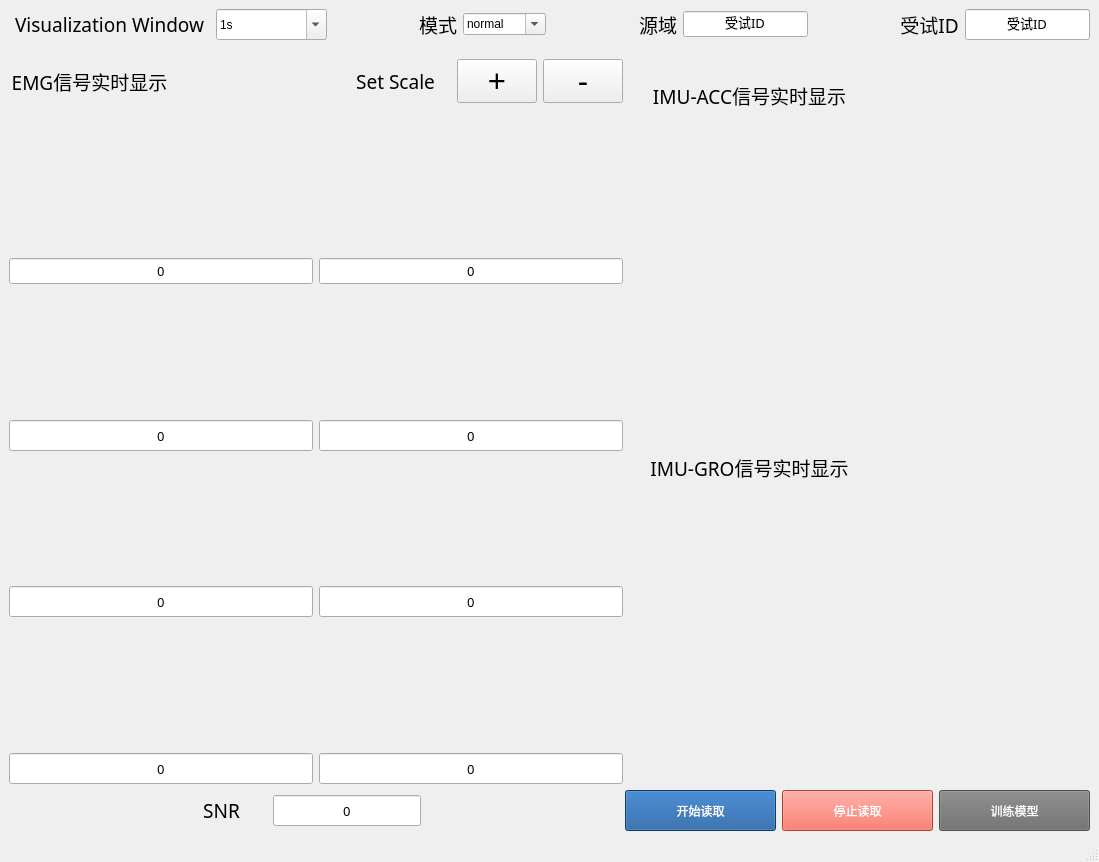
<?xml version="1.0" encoding="UTF-8"?>
<ui version="4.0">
 <class>MainWindow</class>
 <widget class="QMainWindow" name="MainWindow">
  <property name="geometry">
   <rect>
    <x>0</x>
    <y>0</y>
    <width>1099</width>
    <height>862</height>
   </rect>
  </property>
  <property name="windowTitle">
   <string>MainWindow</string>
  </property>
  <widget class="QWidget" name="centralwidget">
   <layout class="QGridLayout" name="gridLayout_2">
    <item row="0" column="0">
     <layout class="QGridLayout" name="gridLayout" columnstretch="4,3">
      <item row="0" column="0" colspan="2">
       <layout class="QHBoxLayout" name="horizontalLayout_6">
        <item>
         <widget class="QLabel" name="label_9">
          <property name="minimumSize">
           <size>
            <width>201</width>
            <height>31</height>
           </size>
          </property>
          <property name="font">
           <font>
            <family>Adobe Heiti Std</family>
            <pointsize>14</pointsize>
           </font>
          </property>
          <property name="text">
           <string>Visualization Window</string>
          </property>
          <property name="alignment">
           <set>Qt::AlignCenter</set>
          </property>
         </widget>
        </item>
        <item>
         <widget class="QComboBox" name="WindowLen">
          <property name="minimumSize">
           <size>
            <width>111</width>
            <height>31</height>
           </size>
          </property>
          <property name="font">
           <font>
            <weight>50</weight>
            <bold>false</bold>
           </font>
          </property>
          <property name="editable">
           <bool>true</bool>
          </property>
          <property name="currentText">
           <string>1s</string>
          </property>
          <property name="currentIndex">
           <number>1</number>
          </property>
          <item>
           <property name="text">
            <string>0.1s</string>
           </property>
          </item>
          <item>
           <property name="text">
            <string>1s</string>
           </property>
          </item>
          <item>
           <property name="text">
            <string>10s</string>
           </property>
          </item>
         </widget>
        </item>
        <item>
         <spacer name="horizontalSpacer_9">
          <property name="orientation">
           <enum>Qt::Horizontal</enum>
          </property>
          <property name="sizeHint" stdset="0">
           <size>
            <width>68</width>
            <height>20</height>
           </size>
          </property>
         </spacer>
        </item>
        <item>
         <widget class="QLabel" name="label_10">
          <property name="font">
           <font>
            <family>Adobe Heiti Std</family>
            <pointsize>14</pointsize>
           </font>
          </property>
          <property name="text">
           <string>模式</string>
          </property>
          <property name="alignment">
           <set>Qt::AlignCenter</set>
          </property>
         </widget>
        </item>
        <item>
         <widget class="QComboBox" name="comboBox_2">
          <property name="font">
           <font>
            <weight>50</weight>
            <bold>false</bold>
           </font>
          </property>
          <property name="editable">
           <bool>true</bool>
          </property>
          <property name="currentText">
           <string>normal</string>
          </property>
          <item>
           <property name="text">
            <string>normal</string>
           </property>
          </item>
          <item>
           <property name="text">
            <string>cross-day</string>
           </property>
          </item>
         </widget>
        </item>
        <item>
         <spacer name="horizontalSpacer_3">
          <property name="orientation">
           <enum>Qt::Horizontal</enum>
          </property>
          <property name="sizeHint" stdset="0">
           <size>
            <width>58</width>
            <height>20</height>
           </size>
          </property>
         </spacer>
        </item>
        <item>
         <widget class="QLabel" name="label_11">
          <property name="font">
           <font>
            <family>Adobe Heiti Std</family>
            <pointsize>14</pointsize>
           </font>
          </property>
          <property name="text">
           <string>源域</string>
          </property>
          <property name="alignment">
           <set>Qt::AlignCenter</set>
          </property>
         </widget>
        </item>
        <item>
         <widget class="QLineEdit" name="source">
          <property name="font">
           <font>
            <family>Adobe Heiti Std</family>
            <pointsize>10</pointsize>
           </font>
          </property>
          <property name="text">
           <string>受试ID</string>
          </property>
          <property name="alignment">
           <set>Qt::AlignCenter</set>
          </property>
         </widget>
        </item>
        <item>
         <spacer name="horizontalSpacer_4">
          <property name="orientation">
           <enum>Qt::Horizontal</enum>
          </property>
          <property name="sizeHint" stdset="0">
           <size>
            <width>40</width>
            <height>20</height>
           </size>
          </property>
         </spacer>
        </item>
        <item>
         <widget class="QLabel" name="label_4">
          <property name="font">
           <font>
            <family>Adobe Heiti Std</family>
            <pointsize>14</pointsize>
           </font>
          </property>
          <property name="text">
           <string>受试ID</string>
          </property>
          <property name="alignment">
           <set>Qt::AlignCenter</set>
          </property>
         </widget>
        </item>
        <item>
         <widget class="QLineEdit" name="SubjectID">
          <property name="minimumSize">
           <size>
            <width>0</width>
            <height>31</height>
           </size>
          </property>
          <property name="maximumSize">
           <size>
            <width>16777215</width>
            <height>31</height>
           </size>
          </property>
          <property name="font">
           <font>
            <family>Adobe Heiti Std</family>
            <pointsize>10</pointsize>
           </font>
          </property>
          <property name="text">
           <string>受试ID</string>
          </property>
          <property name="alignment">
           <set>Qt::AlignCenter</set>
          </property>
         </widget>
        </item>
       </layout>
      </item>
      <item row="1" column="0">
       <layout class="QVBoxLayout" name="verticalLayout_13">
        <item>
         <layout class="QHBoxLayout" name="horizontalLayout_7">
          <item>
           <widget class="QLabel" name="label_2">
            <property name="minimumSize">
             <size>
              <width>161</width>
              <height>71</height>
             </size>
            </property>
            <property name="font">
             <font>
              <family>Adobe Heiti Std</family>
              <pointsize>14</pointsize>
             </font>
            </property>
            <property name="text">
             <string>EMG信号实时显示</string>
            </property>
            <property name="alignment">
             <set>Qt::AlignCenter</set>
            </property>
           </widget>
          </item>
          <item>
           <spacer name="horizontalSpacer_2">
            <property name="orientation">
             <enum>Qt::Horizontal</enum>
            </property>
            <property name="sizeHint" stdset="0">
             <size>
              <width>38</width>
              <height>20</height>
             </size>
            </property>
           </spacer>
          </item>
          <item>
           <widget class="QLabel" name="label_8">
            <property name="minimumSize">
             <size>
              <width>111</width>
              <height>31</height>
             </size>
            </property>
            <property name="font">
             <font>
              <family>Adobe Heiti Std</family>
              <pointsize>14</pointsize>
             </font>
            </property>
            <property name="text">
             <string>Set Scale</string>
            </property>
            <property name="alignment">
             <set>Qt::AlignCenter</set>
            </property>
           </widget>
          </item>
          <item>
           <widget class="QPushButton" name="plus">
            <property name="minimumSize">
             <size>
              <width>41</width>
              <height>31</height>
             </size>
            </property>
            <property name="font">
             <font>
              <pointsize>23</pointsize>
             </font>
            </property>
            <property name="text">
             <string>+</string>
            </property>
           </widget>
          </item>
          <item>
           <widget class="QPushButton" name="minus">
            <property name="minimumSize">
             <size>
              <width>41</width>
              <height>31</height>
             </size>
            </property>
            <property name="font">
             <font>
              <pointsize>23</pointsize>
             </font>
            </property>
            <property name="text">
             <string>-</string>
            </property>
           </widget>
          </item>
         </layout>
        </item>
        <item>
         <layout class="QVBoxLayout" name="verticalLayout_9">
          <item>
           <layout class="QHBoxLayout" name="horizontalLayout" stretch="1,1">
            <item>
             <layout class="QVBoxLayout" name="verticalLayout">
              <item>
               <widget class="PlotWidget" name="EMG1" native="true">
                <property name="minimumSize">
                 <size>
                  <width>211</width>
                  <height>111</height>
                 </size>
                </property>
               </widget>
              </item>
              <item>
               <widget class="QLineEdit" name="SNR1">
                <property name="sizePolicy">
                 <sizepolicy hsizetype="Preferred" vsizetype="Fixed">
                  <horstretch>0</horstretch>
                  <verstretch>0</verstretch>
                 </sizepolicy>
                </property>
                <property name="font">
                 <font>
                  <family>Adobe Heiti Std</family>
                  <pointsize>10</pointsize>
                 </font>
                </property>
                <property name="text">
                 <string>0</string>
                </property>
                <property name="alignment">
                 <set>Qt::AlignCenter</set>
                </property>
               </widget>
              </item>
             </layout>
            </item>
            <item>
             <layout class="QVBoxLayout" name="verticalLayout_2">
              <item>
               <widget class="PlotWidget" name="EMG2" native="true">
                <property name="minimumSize">
                 <size>
                  <width>211</width>
                  <height>111</height>
                 </size>
                </property>
               </widget>
              </item>
              <item>
               <widget class="QLineEdit" name="SNR2">
                <property name="font">
                 <font>
                  <family>Adobe Heiti Std</family>
                  <pointsize>10</pointsize>
                 </font>
                </property>
                <property name="text">
                 <string>0</string>
                </property>
                <property name="alignment">
                 <set>Qt::AlignCenter</set>
                </property>
               </widget>
              </item>
             </layout>
            </item>
           </layout>
          </item>
          <item>
           <layout class="QHBoxLayout" name="horizontalLayout_2" stretch="1,1">
            <item>
             <layout class="QVBoxLayout" name="verticalLayout_3">
              <item>
               <widget class="PlotWidget" name="EMG3" native="true">
                <property name="minimumSize">
                 <size>
                  <width>211</width>
                  <height>111</height>
                 </size>
                </property>
               </widget>
              </item>
              <item>
               <widget class="QLineEdit" name="SNR3">
                <property name="minimumSize">
                 <size>
                  <width>111</width>
                  <height>31</height>
                 </size>
                </property>
                <property name="font">
                 <font>
                  <family>Adobe Heiti Std</family>
                  <pointsize>10</pointsize>
                 </font>
                </property>
                <property name="text">
                 <string>0</string>
                </property>
                <property name="alignment">
                 <set>Qt::AlignCenter</set>
                </property>
               </widget>
              </item>
             </layout>
            </item>
            <item>
             <layout class="QVBoxLayout" name="verticalLayout_4">
              <item>
               <widget class="PlotWidget" name="EMG4" native="true">
                <property name="minimumSize">
                 <size>
                  <width>211</width>
                  <height>111</height>
                 </size>
                </property>
               </widget>
              </item>
              <item>
               <widget class="QLineEdit" name="SNR4">
                <property name="minimumSize">
                 <size>
                  <width>111</width>
                  <height>31</height>
                 </size>
                </property>
                <property name="font">
                 <font>
                  <family>Adobe Heiti Std</family>
                  <pointsize>10</pointsize>
                 </font>
                </property>
                <property name="text">
                 <string>0</string>
                </property>
                <property name="alignment">
                 <set>Qt::AlignCenter</set>
                </property>
               </widget>
              </item>
             </layout>
            </item>
           </layout>
          </item>
          <item>
           <layout class="QHBoxLayout" name="horizontalLayout_3" stretch="1,1">
            <item>
             <layout class="QVBoxLayout" name="verticalLayout_5">
              <item>
               <widget class="PlotWidget" name="EMG5" native="true">
                <property name="minimumSize">
                 <size>
                  <width>211</width>
                  <height>111</height>
                 </size>
                </property>
               </widget>
              </item>
              <item>
               <widget class="QLineEdit" name="SNR5">
                <property name="minimumSize">
                 <size>
                  <width>111</width>
                  <height>31</height>
                 </size>
                </property>
                <property name="font">
                 <font>
                  <family>Adobe Heiti Std</family>
                  <pointsize>10</pointsize>
                 </font>
                </property>
                <property name="text">
                 <string>0</string>
                </property>
                <property name="alignment">
                 <set>Qt::AlignCenter</set>
                </property>
               </widget>
              </item>
             </layout>
            </item>
            <item>
             <layout class="QVBoxLayout" name="verticalLayout_6">
              <item>
               <widget class="PlotWidget" name="EMG6" native="true">
                <property name="minimumSize">
                 <size>
                  <width>211</width>
                  <height>111</height>
                 </size>
                </property>
               </widget>
              </item>
              <item>
               <widget class="QLineEdit" name="SNR6">
                <property name="minimumSize">
                 <size>
                  <width>111</width>
                  <height>31</height>
                 </size>
                </property>
                <property name="font">
                 <font>
                  <family>Adobe Heiti Std</family>
                  <pointsize>10</pointsize>
                 </font>
                </property>
                <property name="text">
                 <string>0</string>
                </property>
                <property name="alignment">
                 <set>Qt::AlignCenter</set>
                </property>
               </widget>
              </item>
             </layout>
            </item>
           </layout>
          </item>
          <item>
           <layout class="QHBoxLayout" name="horizontalLayout_4" stretch="1,1">
            <item>
             <layout class="QVBoxLayout" name="verticalLayout_7">
              <item>
               <widget class="PlotWidget" name="EMG7" native="true">
                <property name="minimumSize">
                 <size>
                  <width>211</width>
                  <height>111</height>
                 </size>
                </property>
               </widget>
              </item>
              <item>
               <widget class="QLineEdit" name="SNR7">
                <property name="minimumSize">
                 <size>
                  <width>111</width>
                  <height>31</height>
                 </size>
                </property>
                <property name="font">
                 <font>
                  <family>Adobe Heiti Std</family>
                  <pointsize>10</pointsize>
                 </font>
                </property>
                <property name="text">
                 <string>0</string>
                </property>
                <property name="alignment">
                 <set>Qt::AlignCenter</set>
                </property>
               </widget>
              </item>
             </layout>
            </item>
            <item>
             <layout class="QVBoxLayout" name="verticalLayout_8">
              <item>
               <widget class="PlotWidget" name="EMG8" native="true">
                <property name="minimumSize">
                 <size>
                  <width>211</width>
                  <height>111</height>
                 </size>
                </property>
               </widget>
              </item>
              <item>
               <widget class="QLineEdit" name="SNR8">
                <property name="minimumSize">
                 <size>
                  <width>111</width>
                  <height>31</height>
                 </size>
                </property>
                <property name="font">
                 <font>
                  <family>Adobe Heiti Std</family>
                  <pointsize>10</pointsize>
                 </font>
                </property>
                <property name="text">
                 <string>0</string>
                </property>
                <property name="alignment">
                 <set>Qt::AlignCenter</set>
                </property>
               </widget>
              </item>
             </layout>
            </item>
           </layout>
          </item>
         </layout>
        </item>
       </layout>
      </item>
      <item row="1" column="1">
       <layout class="QVBoxLayout" name="verticalLayout_12">
        <item>
         <layout class="QVBoxLayout" name="verticalLayout_10">
          <item>
           <layout class="QHBoxLayout" name="horizontalLayout_8">
            <item>
             <widget class="QLabel" name="label_6">
              <property name="minimumSize">
               <size>
                <width>241</width>
                <height>71</height>
               </size>
              </property>
              <property name="font">
               <font>
                <family>Adobe Heiti Std</family>
                <pointsize>14</pointsize>
               </font>
              </property>
              <property name="text">
               <string>IMU-ACC信号实时显示</string>
              </property>
              <property name="alignment">
               <set>Qt::AlignCenter</set>
              </property>
             </widget>
            </item>
            <item>
             <spacer name="horizontalSpacer">
              <property name="orientation">
               <enum>Qt::Horizontal</enum>
              </property>
              <property name="sizeHint" stdset="0">
               <size>
                <width>218</width>
                <height>20</height>
               </size>
              </property>
             </spacer>
            </item>
           </layout>
          </item>
          <item>
           <widget class="PlotWidget" name="ACC" native="true">
            <property name="minimumSize">
             <size>
              <width>431</width>
              <height>261</height>
             </size>
            </property>
           </widget>
          </item>
         </layout>
        </item>
        <item>
         <layout class="QVBoxLayout" name="verticalLayout_11">
          <item>
           <layout class="QHBoxLayout" name="horizontalLayout_9">
            <item>
             <widget class="QLabel" name="label_7">
              <property name="minimumSize">
               <size>
                <width>241</width>
                <height>71</height>
               </size>
              </property>
              <property name="font">
               <font>
                <family>Adobe Heiti Std</family>
                <pointsize>14</pointsize>
               </font>
              </property>
              <property name="text">
               <string>IMU-GRO信号实时显示</string>
              </property>
              <property name="alignment">
               <set>Qt::AlignCenter</set>
              </property>
             </widget>
            </item>
            <item>
             <spacer name="horizontalSpacer_13">
              <property name="orientation">
               <enum>Qt::Horizontal</enum>
              </property>
              <property name="sizeHint" stdset="0">
               <size>
                <width>218</width>
                <height>20</height>
               </size>
              </property>
             </spacer>
            </item>
           </layout>
          </item>
          <item>
           <widget class="PlotWidget" name="GRO" native="true">
            <property name="minimumSize">
             <size>
              <width>431</width>
              <height>261</height>
             </size>
            </property>
           </widget>
          </item>
         </layout>
        </item>
       </layout>
      </item>
      <item row="2" column="0" colspan="2">
       <layout class="QHBoxLayout" name="horizontalLayout_12">
        <item>
         <layout class="QHBoxLayout" name="horizontalLayout_10">
          <item>
           <spacer name="horizontalSpacer_16">
            <property name="orientation">
             <enum>Qt::Horizontal</enum>
            </property>
            <property name="sizeHint" stdset="0">
             <size>
              <width>138</width>
              <height>20</height>
             </size>
            </property>
           </spacer>
          </item>
          <item>
           <layout class="QHBoxLayout" name="horizontalLayout_5">
            <item>
             <widget class="QLabel" name="label_5">
              <property name="minimumSize">
               <size>
                <width>91</width>
                <height>41</height>
               </size>
              </property>
              <property name="font">
               <font>
                <family>Adobe Heiti Std</family>
                <pointsize>14</pointsize>
               </font>
              </property>
              <property name="text">
               <string>SNR</string>
              </property>
              <property name="alignment">
               <set>Qt::AlignCenter</set>
              </property>
             </widget>
            </item>
            <item>
             <widget class="QLineEdit" name="SNR">
              <property name="minimumSize">
               <size>
                <width>148</width>
                <height>31</height>
               </size>
              </property>
              <property name="font">
               <font>
                <family>Adobe Heiti Std</family>
                <pointsize>10</pointsize>
               </font>
              </property>
              <property name="text">
               <string>0</string>
              </property>
              <property name="alignment">
               <set>Qt::AlignCenter</set>
              </property>
             </widget>
            </item>
           </layout>
          </item>
          <item>
           <spacer name="horizontalSpacer_15">
            <property name="orientation">
             <enum>Qt::Horizontal</enum>
            </property>
            <property name="sizeHint" stdset="0">
             <size>
              <width>198</width>
              <height>20</height>
             </size>
            </property>
           </spacer>
          </item>
         </layout>
        </item>
        <item>
         <layout class="QHBoxLayout" name="horizontalLayout_11">
          <item>
           <widget class="QPushButton" name="Start">
            <property name="minimumSize">
             <size>
              <width>151</width>
              <height>41</height>
             </size>
            </property>
            <property name="styleSheet">
             <string notr="true">font: 10pt &quot;Adobe 黑体 Std R&quot;;
background-color: rgb(21, 85, 154);
color: rgb(255, 255, 255);</string>
            </property>
            <property name="text">
             <string>开始读取</string>
            </property>
           </widget>
          </item>
          <item>
           <widget class="QPushButton" name="Stop">
            <property name="minimumSize">
             <size>
              <width>151</width>
              <height>41</height>
             </size>
            </property>
            <property name="styleSheet">
             <string notr="true">background-color: rgb(242, 90, 71);
color: rgb(255, 255, 255);
font: 10pt &quot;Adobe 黑体 Std R&quot;;</string>
            </property>
            <property name="text">
             <string>停止读取</string>
            </property>
           </widget>
          </item>
          <item>
           <widget class="QPushButton" name="TrainModel">
            <property name="minimumSize">
             <size>
              <width>151</width>
              <height>41</height>
             </size>
            </property>
            <property name="styleSheet">
             <string notr="true">background-color: rgb(108, 108, 108);
color: rgb(255, 255, 255);
font: 10pt &quot;Adobe 黑体 Std R&quot;;
</string>
            </property>
            <property name="text">
             <string>训练模型</string>
            </property>
           </widget>
          </item>
         </layout>
        </item>
       </layout>
      </item>
     </layout>
    </item>
   </layout>
  </widget>
  <widget class="QMenuBar" name="menubar">
   <property name="geometry">
    <rect>
     <x>0</x>
     <y>0</y>
     <width>1099</width>
     <height>22</height>
    </rect>
   </property>
  </widget>
  <widget class="QStatusBar" name="statusbar"/>
 </widget>
 <customwidgets>
  <customwidget>
   <class>PlotWidget</class>
   <extends>QWidget</extends>
   <header location="global">pyqtgraph</header>
   <container>1</container>
  </customwidget>
 </customwidgets>
 <resources/>
 <connections/>
</ui>
